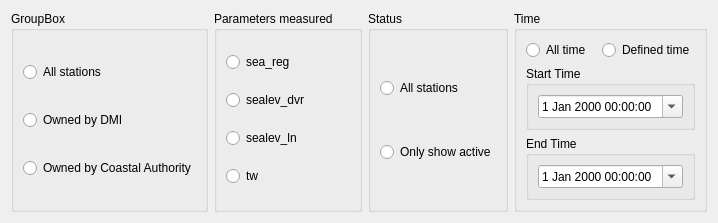
         <widget class="QWidget" name="tide_page">
          <layout class="QVBoxLayout" name="verticalLayout_66">
           <item>
            <layout class="QHBoxLayout" name="horizontalLayout_55">
             <item>
              <widget class="QGroupBox" name="groupBox_21">
               <property name="title">
                <string>GroupBox</string>
               </property>
               <layout class="QVBoxLayout" name="verticalLayout_62">
                <item>
                 <widget class="QRadioButton" name="radioButton_14">
                  <property name="text">
                   <string>All stations</string>
                  </property>
                 </widget>
                </item>
                <item>
                 <widget class="QRadioButton" name="radioButton_12">
                  <property name="text">
                   <string>Owned by DMI</string>
                  </property>
                 </widget>
                </item>
                <item>
                 <widget class="QRadioButton" name="radioButton_13">
                  <property name="text">
                   <string>Owned by Coastal Authority</string>
                  </property>
                 </widget>
                </item>
               </layout>
              </widget>
             </item>
             <item>
              <widget class="QGroupBox" name="groupBox_22">
               <property name="title">
                <string>Parameters measured</string>
               </property>
               <layout class="QGridLayout" name="gridLayout_12">
                <item row="0" column="0">
                 <widget class="QRadioButton" name="sea_reg_info">
                  <property name="text">
                   <string>sea_reg</string>
                  </property>
                 </widget>
                </item>
                <item row="1" column="0">
                 <widget class="QRadioButton" name="sealev_dvr_info">
                  <property name="text">
                   <string>sealev_dvr</string>
                  </property>
                 </widget>
                </item>
                <item row="2" column="0">
                 <widget class="QRadioButton" name="sealev_ln_info">
                  <property name="text">
                   <string>sealev_ln</string>
                  </property>
                 </widget>
                </item>
                <item row="3" column="0">
                 <widget class="QRadioButton" name="tw_info">
                  <property name="text">
                   <string>tw</string>
                  </property>
                 </widget>
                </item>
               </layout>
              </widget>
             </item>
             <item>
              <widget class="QGroupBox" name="groupBox_23">
               <property name="title">
                <string>Status</string>
               </property>
               <layout class="QVBoxLayout" name="verticalLayout_63">
                <item>
                 <widget class="QRadioButton" name="radioButton_19">
                  <property name="text">
                   <string>All stations</string>
                  </property>
                 </widget>
                </item>
                <item>
                 <widget class="QRadioButton" name="radioButton_20">
                  <property name="text">
                   <string>Only show active</string>
                  </property>
                 </widget>
                </item>
               </layout>
              </widget>
             </item>
             <item>
              <widget class="QGroupBox" name="groupBox_24">
               <property name="title">
                <string>Time</string>
               </property>
               <layout class="QVBoxLayout" name="verticalLayout_7">
                <item>
                 <layout class="QHBoxLayout" name="horizontalLayout_56">
                  <item>
                   <widget class="QRadioButton" name="radioButton_21">
                    <property name="text">
                     <string>All time </string>
                    </property>
                   </widget>
                  </item>
                  <item>
                   <widget class="QRadioButton" name="radioButton_22">
                    <property name="text">
                     <string>Defined time</string>
                    </property>
                   </widget>
                  </item>
                 </layout>
                </item>
                <item>
                 <widget class="QGroupBox" name="groupBox_27">
                  <property name="title">
                   <string>Start Time</string>
                  </property>
                  <layout class="QVBoxLayout" name="verticalLayout_68">
                   <item>
                    <widget class="QDateTimeEdit" name="dateTimeEdit_3">
                     <property name="calendarPopup">
                      <bool>true</bool>
                     </property>
                    </widget>
                   </item>
                  </layout>
                 </widget>
                </item>
                <item>
                 <widget class="QGroupBox" name="groupBox_28">
                  <property name="title">
                   <string>End Time</string>
                  </property>
                  <layout class="QVBoxLayout" name="verticalLayout_69">
                   <item>
                    <widget class="QDateTimeEdit" name="dateTimeEdit_4">
                     <property name="calendarPopup">
                      <bool>true</bool>
                     </property>
                     <property name="timeSpec">
                      <enum>Qt::LocalTime</enum>
                     </property>
                    </widget>
                   </item>
                  </layout>
                 </widget>
                </item>
               </layout>
              </widget>
             </item>
            </layout>
           </item>
          </layout>
         </widget>
